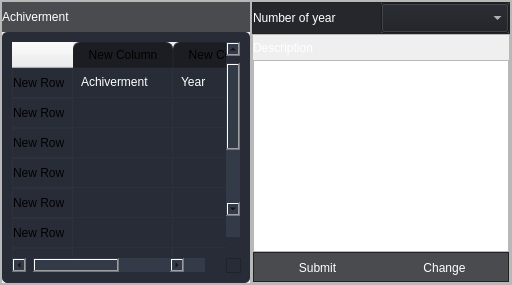
                 <widget class="QFrame" name="frame_17">
                  <property name="frameShape">
                   <enum>QFrame::StyledPanel</enum>
                  </property>
                  <property name="frameShadow">
                   <enum>QFrame::Raised</enum>
                  </property>
                  <layout class="QHBoxLayout" name="horizontalLayout_7">
                   <property name="spacing">
                    <number>0</number>
                   </property>
                   <property name="leftMargin">
                    <number>0</number>
                   </property>
                   <property name="topMargin">
                    <number>0</number>
                   </property>
                   <property name="rightMargin">
                    <number>0</number>
                   </property>
                   <property name="bottomMargin">
                    <number>0</number>
                   </property>
                   <item>
                    <widget class="QFrame" name="frame_22">
                     <property name="minimumSize">
                      <size>
                       <width>250</width>
                       <height>0</height>
                      </size>
                     </property>
                     <property name="maximumSize">
                      <size>
                       <width>250</width>
                       <height>16777215</height>
                      </size>
                     </property>
                     <property name="frameShape">
                      <enum>QFrame::StyledPanel</enum>
                     </property>
                     <property name="frameShadow">
                      <enum>QFrame::Raised</enum>
                     </property>
                     <layout class="QVBoxLayout" name="verticalLayout_14">
                      <property name="spacing">
                       <number>0</number>
                      </property>
                      <property name="leftMargin">
                       <number>0</number>
                      </property>
                      <property name="topMargin">
                       <number>0</number>
                      </property>
                      <property name="rightMargin">
                       <number>0</number>
                      </property>
                      <property name="bottomMargin">
                       <number>0</number>
                      </property>
                      <item>
                       <widget class="QLabel" name="loginFrom_LbTitleAchir">
                        <property name="minimumSize">
                         <size>
                          <width>0</width>
                          <height>30</height>
                         </size>
                        </property>
                        <property name="styleSheet">
                         <string notr="true">color: rgb(255, 255, 255); background-color: rgba(27, 29, 35, 200);</string>
                        </property>
                        <property name="text">
                         <string>Achiverment</string>
                        </property>
                       </widget>
                      </item>
                      <item>
                       <widget class="QTableWidget" name="loginFrom_AchirveList">
                        <property name="minimumSize">
                         <size>
                          <width>0</width>
                          <height>0</height>
                         </size>
                        </property>
                        <property name="maximumSize">
                         <size>
                          <width>16777215</width>
                          <height>16777215</height>
                         </size>
                        </property>
                        <property name="styleSheet">
                         <string notr="true">QTableWidget {	
	background-color: rgb(39, 44, 54);
	color: rgb(255, 255, 255);
	padding: 10px;
	border-radius: 5px;
	gridline-color: rgb(44, 49, 60);
	border-bottom: 1px solid rgb(44, 49, 60);
}
QTableWidget::item{
	border-color: rgb(44, 49, 60);
	padding-left: 5px;
	padding-right: 5px;
	gridline-color: rgb(44, 49, 60);
}
QTableWidget::item:selected{
	background-color: rgb(85, 170, 255);
}
QScrollBar:horizontal {
    border: none;
    background: rgb(52, 59, 72);
    height: 14px;
    margin: 0px 21px 0 21px;
	border-radius: 0px;
}
 QScrollBar:vertical {
	border: none;
    background: rgb(52, 59, 72);
    width: 14px;
    margin: 21px 0 21px 0;
	border-radius: 0px;
 }
QHeaderView::section{
	Background-color: rgb(39, 44, 54);
	max-width: 30px;
	border: 1px solid rgb(44, 49, 60);
	border-style: none;
    border-bottom: 1px solid rgb(44, 49, 60);
    border-right: 1px solid rgb(44, 49, 60);
}
QTableWidget::horizontalHeader {	
	background-color: rgb(81, 255, 0);
}
QHeaderView::section:horizontal
{
    border: 1px solid rgb(32, 34, 42);
	background-color: rgb(27, 29, 35);
	padding: 3px;
	border-top-left-radius: 7px;
    border-top-right-radius: 7px;
}
QHeaderView::section:vertical
{
    border: 1px solid rgb(44, 49, 60);
}
</string>
                        </property>
                        <row>
                         <property name="text">
                          <string>New Row</string>
                         </property>
                        </row>
                        <row>
                         <property name="text">
                          <string>New Row</string>
                         </property>
                        </row>
                        <row>
                         <property name="text">
                          <string>New Row</string>
                         </property>
                        </row>
                        <row>
                         <property name="text">
                          <string>New Row</string>
                         </property>
                        </row>
                        <row>
                         <property name="text">
                          <string>New Row</string>
                         </property>
                        </row>
                        <row>
                         <property name="text">
                          <string>New Row</string>
                         </property>
                        </row>
                        <row>
                         <property name="text">
                          <string>New Row</string>
                         </property>
                        </row>
                        <row>
                         <property name="text">
                          <string>New Row</string>
                         </property>
                        </row>
                        <row>
                         <property name="text">
                          <string>New Row</string>
                         </property>
                        </row>
                        <row>
                         <property name="text">
                          <string>New Row</string>
                         </property>
                        </row>
                        <row>
                         <property name="text">
                          <string>New Row</string>
                         </property>
                        </row>
                        <row>
                         <property name="text">
                          <string>New Row</string>
                         </property>
                        </row>
                        <column>
                         <property name="text">
                          <string>New Column</string>
                         </property>
                        </column>
                        <column>
                         <property name="text">
                          <string>New Column</string>
                         </property>
                        </column>
                        <item row="0" column="0">
                         <property name="text">
                          <string>Achiverment</string>
                         </property>
                        </item>
                        <item row="0" column="1">
                         <property name="text">
                          <string>Year</string>
                         </property>
                        </item>
                       </widget>
                      </item>
                     </layout>
                    </widget>
                   </item>
                   <item>
                    <widget class="QFrame" name="frame_23">
                     <property name="frameShape">
                      <enum>QFrame::StyledPanel</enum>
                     </property>
                     <property name="frameShadow">
                      <enum>QFrame::Raised</enum>
                     </property>
                     <layout class="QVBoxLayout" name="verticalLayout_15">
                      <property name="spacing">
                       <number>0</number>
                      </property>
                      <property name="leftMargin">
                       <number>0</number>
                      </property>
                      <property name="topMargin">
                       <number>0</number>
                      </property>
                      <property name="rightMargin">
                       <number>0</number>
                      </property>
                      <property name="bottomMargin">
                       <number>0</number>
                      </property>
                      <item>
                       <widget class="QFrame" name="frame_24">
                        <property name="minimumSize">
                         <size>
                          <width>0</width>
                          <height>30</height>
                         </size>
                        </property>
                        <property name="styleSheet">
                         <string notr="true">background-color: rgba(27, 29, 35, 200)</string>
                        </property>
                        <property name="frameShape">
                         <enum>QFrame::StyledPanel</enum>
                        </property>
                        <property name="frameShadow">
                         <enum>QFrame::Raised</enum>
                        </property>
                        <layout class="QHBoxLayout" name="horizontalLayout_8">
                         <property name="spacing">
                          <number>0</number>
                         </property>
                         <property name="leftMargin">
                          <number>0</number>
                         </property>
                         <property name="topMargin">
                          <number>0</number>
                         </property>
                         <property name="rightMargin">
                          <number>0</number>
                         </property>
                         <property name="bottomMargin">
                          <number>0</number>
                         </property>
                         <item>
                          <widget class="QLabel" name="loginFrom_LbNumyear2">
                           <property name="minimumSize">
                            <size>
                             <width>0</width>
                             <height>0</height>
                            </size>
                           </property>
                           <property name="styleSheet">
                            <string notr="true">color: rgb(255, 255, 255);</string>
                           </property>
                           <property name="text">
                            <string>Number of year</string>
                           </property>
                          </widget>
                         </item>
                         <item>
                          <widget class="QComboBox" name="loginFrom_CbbNumyearAchir">
                           <property name="minimumSize">
                            <size>
                             <width>0</width>
                             <height>30</height>
                            </size>
                           </property>
                           <property name="styleSheet">
                            <string notr="true">color: rgb(255, 255, 255);</string>
                           </property>
                          </widget>
                         </item>
                        </layout>
                       </widget>
                      </item>
                      <item>
                       <widget class="QFrame" name="frame_25">
                        <property name="frameShape">
                         <enum>QFrame::StyledPanel</enum>
                        </property>
                        <property name="frameShadow">
                         <enum>QFrame::Raised</enum>
                        </property>
                        <layout class="QVBoxLayout" name="verticalLayout_16">
                         <property name="spacing">
                          <number>0</number>
                         </property>
                         <property name="leftMargin">
                          <number>0</number>
                         </property>
                         <property name="topMargin">
                          <number>0</number>
                         </property>
                         <property name="rightMargin">
                          <number>0</number>
                         </property>
                         <property name="bottomMargin">
                          <number>0</number>
                         </property>
                         <item>
                          <widget class="QLabel" name="loginFrom_Lbdes2">
                           <property name="minimumSize">
                            <size>
                             <width>0</width>
                             <height>25</height>
                            </size>
                           </property>
                           <property name="styleSheet">
                            <string notr="true">color: rgb(255, 255, 255);</string>
                           </property>
                           <property name="text">
                            <string>Description</string>
                           </property>
                          </widget>
                         </item>
                         <item>
                          <widget class="QTextEdit" name="loginFrom_TbDes2">
                           <property name="styleSheet">
                            <string notr="true">color: rgb(255, 255, 255);</string>
                           </property>
                          </widget>
                         </item>
                         <item>
                          <widget class="QFrame" name="frame_27">
                           <property name="minimumSize">
                            <size>
                             <width>0</width>
                             <height>30</height>
                            </size>
                           </property>
                           <property name="maximumSize">
                            <size>
                             <width>16777215</width>
                             <height>30</height>
                            </size>
                           </property>
                           <property name="styleSheet">
                            <string notr="true">background-color: rgba(27, 29, 35, 200)</string>
                           </property>
                           <property name="frameShape">
                            <enum>QFrame::StyledPanel</enum>
                           </property>
                           <property name="frameShadow">
                            <enum>QFrame::Raised</enum>
                           </property>
                           <layout class="QHBoxLayout" name="horizontalLayout_10">
                            <property name="spacing">
                             <number>0</number>
                            </property>
                            <property name="leftMargin">
                             <number>0</number>
                            </property>
                            <property name="topMargin">
                             <number>0</number>
                            </property>
                            <property name="rightMargin">
                             <number>0</number>
                            </property>
                            <property name="bottomMargin">
                             <number>0</number>
                            </property>
                            <item>
                             <widget class="QPushButton" name="loginFrom_btnSubmit2">
                              <property name="minimumSize">
                               <size>
                                <width>0</width>
                                <height>30</height>
                               </size>
                              </property>
                              <property name="styleSheet">
                               <string notr="true">QPushButton {	
	border: none;
	color: rgb(255, 255, 255);
	background-color: transparent;
}
QPushButton:hover {
	color: rgb(255, 255, 255);
	background-color: rgb(52, 59, 72);
}
QPushButton:pressed {	
	color: rgb(255, 255, 255);
	background-color: rgb(85, 170, 255);
}</string>
                              </property>
                              <property name="text">
                               <string>Submit</string>
                              </property>
                             </widget>
                            </item>
                            <item>
                             <widget class="QPushButton" name="loginFrom_btnChange2">
                              <property name="minimumSize">
                               <size>
                                <width>0</width>
                                <height>30</height>
                               </size>
                              </property>
                              <property name="styleSheet">
                               <string notr="true">QPushButton {	
	border: none;
	color: rgb(255, 255, 255);
	background-color: transparent;
}
QPushButton:hover {
	color: rgb(255, 255, 255);
	background-color: rgb(52, 59, 72);
}
QPushButton:pressed {	
	color: rgb(255, 255, 255);
	background-color: rgb(85, 170, 255);
}</string>
                              </property>
                              <property name="text">
                               <string>Change</string>
                              </property>
                             </widget>
                            </item>
                           </layout>
                          </widget>
                         </item>
                        </layout>
                       </widget>
                      </item>
                     </layout>
                    </widget>
                   </item>
                  </layout>
                 </widget>
